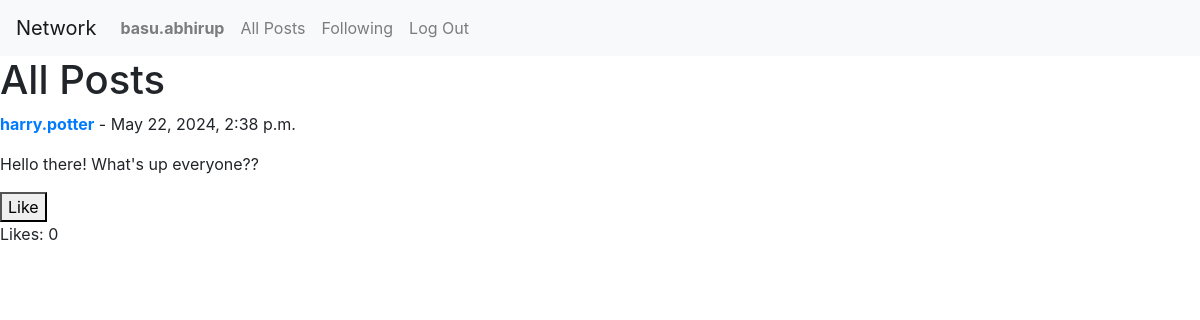
Page /following (signed in) on the committed database.
### network/models.py (models this page shows, shortened)
class User(AbstractUser):
    pass

class Post(models.Model):
  user = models.ForeignKey(User, on_delete=models.CASCADE)
  content = models.TextField()
  timestamp = models.DateTimeField(auto_now_add=True)
  likes = models.PositiveIntegerField(default=0)

### network/views.py (the view)
# urls.py: path('following', views.following_posts, name='following_posts'),
@login_required
def following_posts(request):
  following = request.user.following.all()
  following_users = [f.following for f in following]
  following_posts = Post.objects.filter(user__in=following_users).order_by('-timestamp')
  posts = []
  for post in following_posts:
    already_liked = post.liked_by.filter(user=request.user).exists()
    posts.append({
      'post': post,
      'already_liked': already_liked
      })
  return render(request, 'network/all_posts.html', {
    'posts': posts
    })

### network/templates/network/all_posts.html (shortened to what this page needs)
{% extends "network/layout.html" %}
{% block body %}
    <h1>All Posts</h1>
    {% for post in posts %}
    <div class="post">
        <p><a href="{% url 'profile' post.post.user.username %}"><b>{{ post.post.user.username }}</b></a> - {{ post.post.timestamp }}</p>
        <p>{{ post.post.content }}</p>
        {% if user.is_authenticated %}
            <button class="like-button" data-post-id="{{ post.post.id }}" onclick="handleLiking(event)">
                {% if post.already_liked == True %}
                    Unlike
                {% else %}
                    Like
                {% endif %}
            </button>
        {% endif %}
        <p id="like-count-{{ post.post.id }}">Likes: {{ post.post.likes }}</p>
        </div>
    {% endfor %}
{% endblock %}

### network/templates/network/layout.html (shortened to what this page needs)
{% load static %}
<!DOCTYPE html>
<html lang="en">
    <head>
        <link rel="stylesheet" href="https://stackpath.bootstrapcdn.com/bootstrap/4.4.1/css/bootstrap.min.css">
        <link href="{% static 'network/styles.css' %}" rel="stylesheet">
    </head>
    <body>
        <nav class="navbar navbar-expand-lg navbar-light bg-light">
            <a class="navbar-brand" href="{% url 'index' %}">Network</a>
            <div>
              <ul class="navbar-nav mr-auto">
                {% if user.is_authenticated %}
                    <li class="nav-item">
                        <a class="nav-link" href="{% url 'profile' user.username %}"><strong>{{ user.username }}</strong></a>
                    </li>
                {% endif %}
                <li class="nav-item">
                  <a class="nav-link" href="{% url 'posts' %}">All Posts</a>
                </li>
                {% if user.is_authenticated %}
                    <li class="nav-item">
                        <a class="nav-link" href="{% url 'following_posts' %}">Following</a>
                    </li>
                    <li class="nav-item">
                        <a class="nav-link" href="{% url 'logout' %}">Log Out</a>
                    </li>
                {% endif %}
              </ul>
            </div>
          </nav>
        <div class="body">
            {% block body %}
            {% endblock %}
        </div>
    </body>
</html>

### rows in the picture
User: username "basu.abhirup"
Post: post.user.username "harry.potter", post.timestamp "May 22, 2024, 2:38 p.m.", post.content "Hello there! What's up everyone??", post.likes "0"
